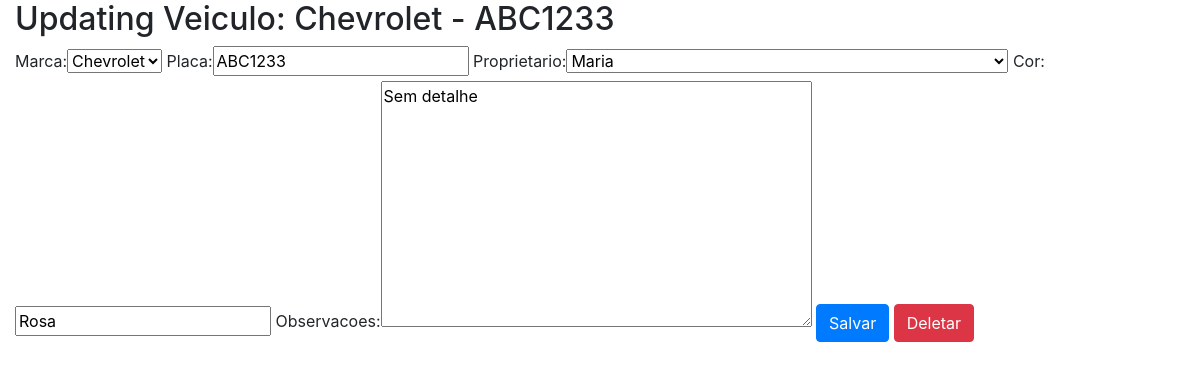
/sistema/veiculo-update/2/ (signed in), run on the app's committed database.
### core/models.py (models this page shows)
class Veiculo(models.Model):
    marca = models.ForeignKey(Marca, on_delete=models.PROTECT)
    placa = models.CharField(max_length=7)
    proprietario = models.ForeignKey(Pessoa, on_delete=models.PROTECT)
    cor = models.CharField(max_length=15)
    observacoes = models.TextField()
    def __str__(self):
        return self.marca.nome + ' - ' + self.placa

class Marca(models.Model):
    nome = models.CharField(max_length=50)
    def __str__(self):
        return self.nome

### core/views.py (the view)
# urls.py: url(r'^veiculo-update/(?P<id>\d+)/$', veiculo_update, name='core_veiculo_update'),
@login_required
def veiculo_update(request, id):
    data = {}
    veiculo = Veiculo.objects.get(id=id)
    form = VeiculoForm(request.POST or None, instance=veiculo)
    data['veiculo'] = veiculo
    data['form'] = form
    if request.method == 'POST':
        if form.is_valid():
            form.save()
            return redirect('core_lista_veiculos')
    else:
        return render(request, 'core/update_veiculo.html', data)

### core/forms.py
class VeiculoForm(ModelForm):
    class Meta:
        model = Veiculo
        fields = '__all__'

### core/models.py (called while the page is built)
    def __str__(self):
        return self.nome

### core/templates/core/update_veiculo.html (shortened to what this page needs)
{% extends 'base.html' %}
{% load bootstrap %}
{% block main %}
    <div class="row">
        <div class="col">
            <H2>Updating Veiculo: {{ veiculo }} </H2>
            <form action="{% url 'core_veiculo_update' veiculo.id %}" method="POST">
                {{ form|bootstrap }}
                <button type="submit"class="btn btn-primary"> Salvar</button>
                <a href="{% url 'core_veiculo_delete' veiculo.id %}" class="btn btn-danger">Deletar</a>
            </form>
        </div>
    </div>
{% endblock main %}

### data on the page
Veiculo: marca+placa "Chevrolet - ABC1233", marca "Chevrolet", placa "ABC1233", proprietario "Maria", cor "Rosa", observacoes "Sem detalhe"
